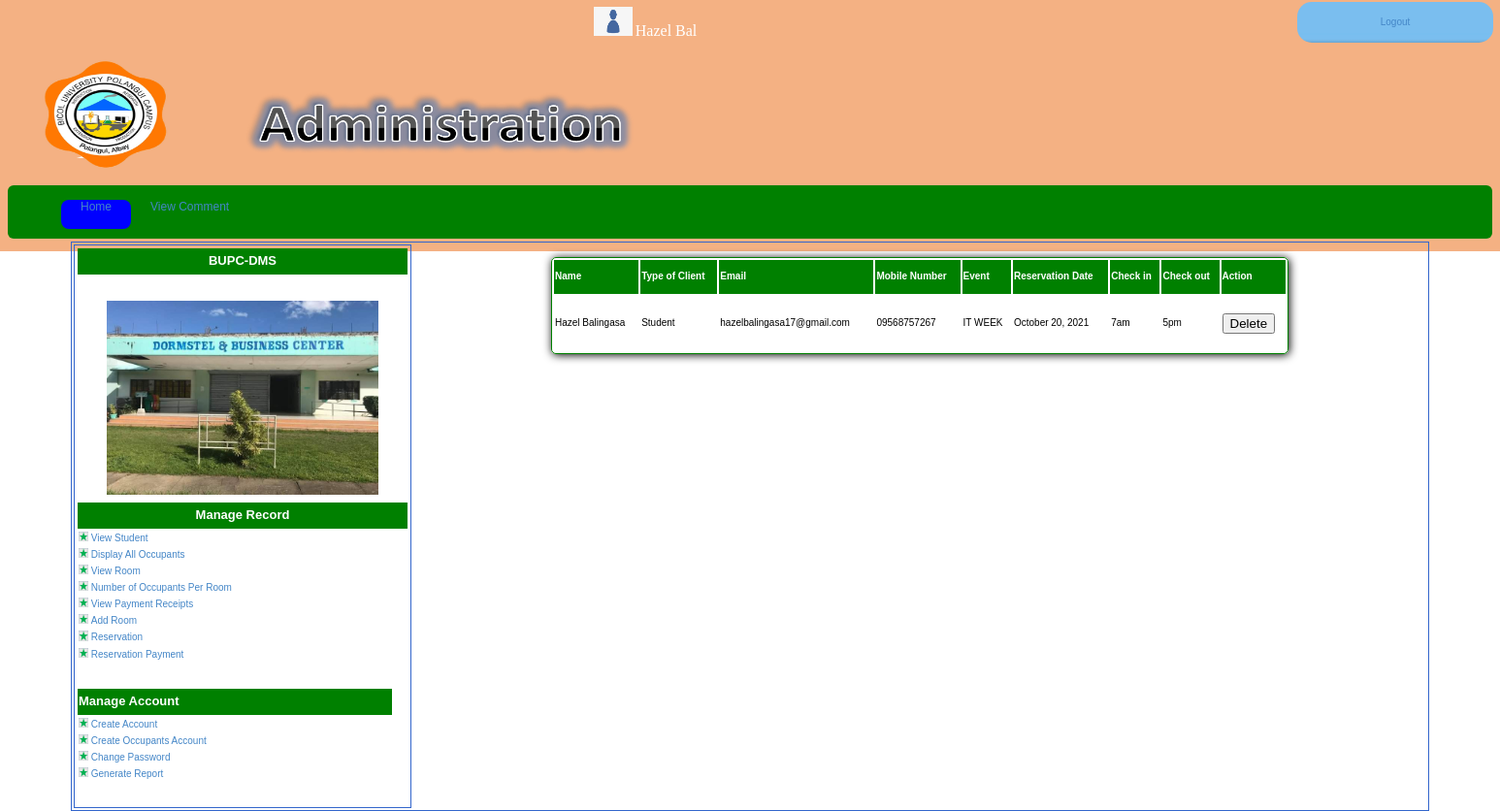
/reserved.php (signed in), run on the app's committed database.
### tables this page shows
CREATE TABLE `users` (
  `FNAME` varchar(30) DEFAULT NULL,
  `mNAME` varchar(30) DEFAULT NULL,
  `lname` varchar(30) DEFAULT NULL,
  `user_id` varchar(15) NOT NULL DEFAULT '',
  `sex` varchar(8) DEFAULT NULL,
  `phone_no` varchar(25) DEFAULT NULL,
  `username` varchar(20) DEFAULT NULL,
  `password` varchar(20) DEFAULT NULL,
  `confirmpassword` varchar(15) NOT NULL,
  `status` int(11) NOT NULL
);

CREATE TABLE `book` (
  `user_id` int(11) NOT NULL,
  `name` varchar(50) NOT NULL,
  `client_type` varchar(50) NOT NULL,
  `email` varchar(50) NOT NULL,
  `mobile_no` varchar(12) NOT NULL,
  `event` varchar(50) NOT NULL,
  `reservation_date` varchar(50) NOT NULL,
  `check_in` varchar(11) NOT NULL,
  `check_out` varchar(11) NOT NULL
);

### reserved.php (the view, shortened to what this page needs)
<?php
	include("connection.php");
 ?>
<?php
$user_id=$_SESSION['user_id'];
$result=mysqli_query($conn,"select * from users where user_id='$user_id'")or die(mysql_error);
$row=mysqli_fetch_array($result);
$FirstName=$row['FNAME'];
$lname=$row['lname'];
?>
<!DOCTYPE html>
<html>
<head>
<link href="adminstyle.css" rel="stylesheet" type="text/css" media="screen" />
<link href="aa.css" rel="stylesheet" type="text/css" media="screen" />
<body>
<table  border="0" align="center" width="750px">
<tr>
<td width="600px"></td>
<td><?php
echo '<img src="img/people.png" width="40px" height="30px">&nbsp;'.'<font face="times new roman" color="white" size="3">'.$FirstName."&nbsp;".$lname." ".'</font>';?></td>
<td id="logoutlink" align="center"><a href="logout.php" id="log">Logout</a></td>
</tr>
<tr>
<td width="750px" colspan="3" height="100px">
<p><a href="admin.php"><img src="img/logo.png" align="left" width="200px" height="120px"></a>
<img src="img/admin.png" align="center" width="490px" height="120px"></p>
</td>
</tr>
<tr>
<td colspan="3">
<div id="sse2">
        <div id="sses2"  >
         <ul>
         <li><a href="admin.php">Home</a></li>
         <li><a href="viewcom.php">View Comment</a></li>
         </ul>
         </div>
    </div>
</td>
</tr>
<table align="center" id="insides" width="1400px">
<tr>
<td width="25%" height="400px" valign="top" id="insides">
<table>
<tr>
<th align="center" width="350px" height="25px" bgcolor="green"><font face="arial" color="white" size="2">BUPC-DMS</font></th>
</tr>
<tr>
<td><br><br><center><img src="slideshow/images/Dorm.jpeg" width="280px" height="200px"></center></td>
</tr>
</table>
<table>
<tr>
<th align="center" width="450px" height="25px" bgcolor="green"><font face="arial" color="white" size="2">Manage Record</font></th>
</tr>
<tr>
<td><img src="img/Picture2.png" width="10px">&nbsp;<a href="viewstudent.php">View Student</a></td>
</tr>
<tr>
<td><img src="img/Picture2.png" width="10px">&nbsp;<a href="view_occupants.php">Display All Occupants</a></td>
</tr>
<tr>
<td><img src="img/Picture2.png" width="10px">&nbsp;<a href="room_display_admin.php">View Room</a></td>
</tr>
<tr>
<td><img src="img/Picture2.png" width="10px">&nbsp;<a href="no_occupant.php">Number of Occupants Per Room</a></td>
</tr>
<tr>
<td><img src="img/Picture2.png" width="10px">&nbsp;<a href="payment.php">View Payment Receipts</a></td>
</tr>
<tr>
<td><img src="img/Picture2.png" width="10px">&nbsp;<a href="new_room_form.php">Add Room</a></td>
</tr>
<tr>
<td><img src="img/Picture2.png" width="10px">&nbsp;<a href="reserved.php">Reservation</a></td>
</tr>
<tr>
<td><img src="img/Picture2.png" width="10px">&nbsp;<a href=" reservpayment_display.php">Reservation Payment</a></td>
</tr>
</table>
<br>
<br>
<table border="0">
<tr>
<th width="322px" bgcolor="green" height="25px"><font face="arial" color="white" size="2">Manage Account</font></th>
</tr>
<tr>
<td><img src="img/Picture2.png" width="10px">&nbsp;<a href="create_acc.php">Create Account</a></td>
</tr>
<tr>
<td><img src="img/Picture2.png" width="10px">&nbsp;<a href="coa.php">Create Occupants Account</a></td>
</tr>
<tr>
<td><img src="img/Picture2.png" width="10px">&nbsp;<a href="changepassword.php">Change Password</a></td>
</tr>
<tr>
<td><img src="img/Picture2.png" width="10px">&nbsp;<a href="greporta.php">Generate Report</a></td>
</tr>
</table>
<br>
<br>
</td>
<td valign="top">
<br>
  <table align="center" style="border-radius:5px;border:1px solid green;box-shadow:1px 1px 10px black;" height="100px" width="760px">
<tr>
<th bgcolor='green'><font color='white'>Name</th>
  <th bgcolor='green'><font color='white'>Type of Client</th>
<th bgcolor='green'><font color='white'>Email</th>
<th bgcolor='green'><font color='white'>Mobile Number</th>
<th bgcolor='green'><font color='white'>Event</th>
<th bgcolor='green'><font color='white'>Reservation Date</th>
<th bgcolor='green'><font color='white'>Check in</th>
<th bgcolor='green'><font color='white'>Check out</th>
<th bgcolor='green'><font color='white'>Action</th>
</tr>
<?php
$sql="SELECT user_id, name, client_type, email, mobile_no, event, reservation_date, check_in, check_out
            FROM book;";
            $result = $conn->query($sql);
            if($result->num_rows > 0){
while($row =$result-> fetch_assoc())
  {
  echo ("<tr>");
  echo ("<td>" . $row['name']. "</td>");
  echo ("<td>" . $row['client_type']. "</td>");
  echo ("<td>" . $row['email']. "</td>");
  echo ("<td>" . $row['mobile_no']. "</td>");
  echo ("<td>" . $row['event']. "</td>");
  echo ("<td>" . $row['reservation_date']. "</td>");
  echo ("<td>" . $row['check_in']. "</td>");
  echo ("<td>" . $row['check_out']. "</td>");
  ?>
 <td>
    <form action="delete_reserve.php" method="POST">
    <button name="delete" type="submit">Delete</button>
    </form>
  </td>
<?php
  echo ("</tr>");
  }
            }
echo( "</table>");
?>
</td></tr></table>
</body>
</html>

### adminstyle.css (style rules this page uses)
body { margin: 0; padding: 0; background: white url(img/feln-crowd_2.PNG) repeat-x left top; position:relative; font-family:Verdana, Arial, Helvetica, sans-serif; font-size:10px; line-height:12px; text-align:justify; padding-left:0px; }
#logoutlink { background: white url(img/Menu.jpg) repeat-x left top; width:200px; height:40px; border-radius: 15px; }
#insides { border:1px solid #3366CC; }
a { text-decoration: none; color: #4486C7; }

### aa.css (style rules this page uses)
#sse2 { background-color: green; width:1500px; height: 25px; padding: 15px; border-radius: 6px; text-align:center; padding-left:-12px; }
#sses2 ul { position: relative; list-style-type: none; float:center; margin:0; }
#sses2 li { float:left; list-style-type: none; padding:0; margin:0; }
#sses2 li a { height:30px; margin: 0 20px; font: normal 12px arial; text-align: center; text-decoration: none; float: left; display: block; position: relative; z-index: 2; }

### data on the page
users: FNAME "Hazel", lname "Bal"
book: name "Hazel Balingasa", client_type "Student", email "hazelbalingasa17@gmail.com", mobile_no "09568757267", event "IT WEEK", reservation_date "October 20, 2021", check_in "7am", check_out "5pm"
